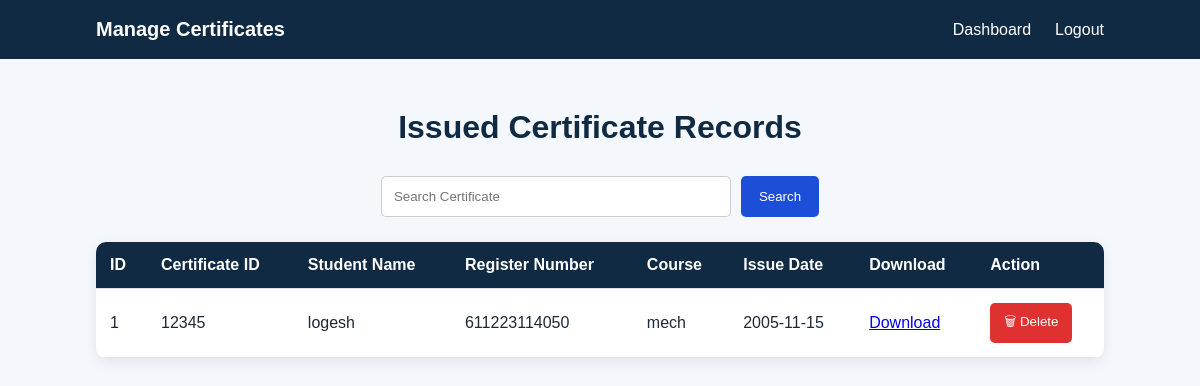
Before: /certificates (signed in) with the older database file.
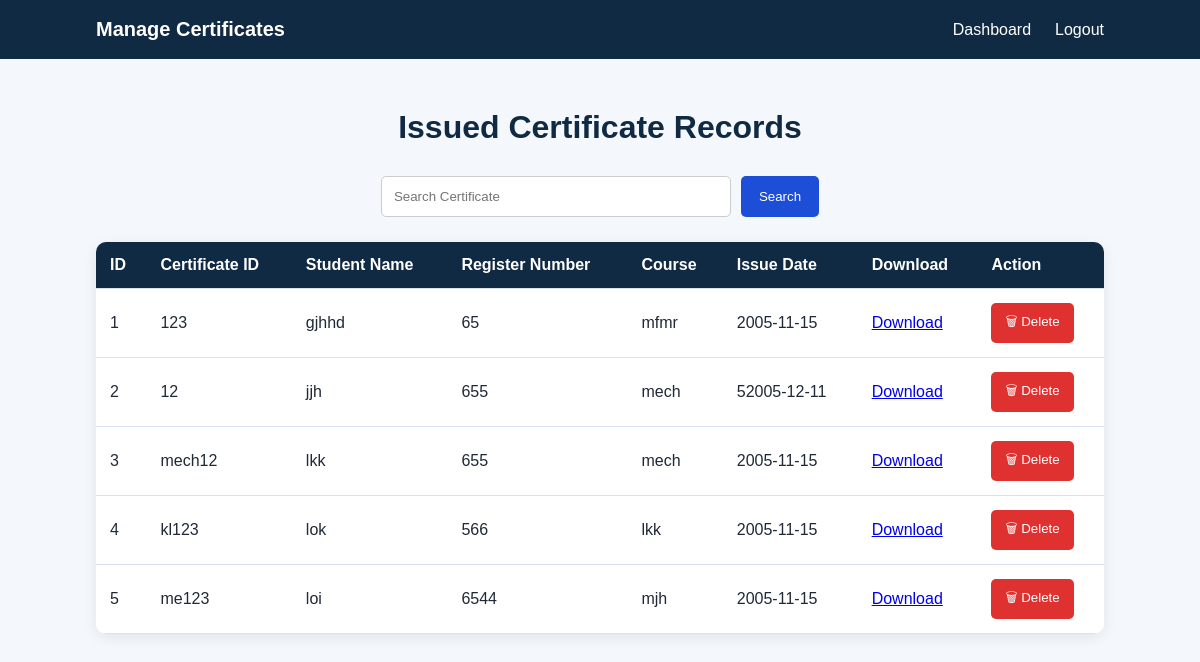
After: the same page with the newer database file.
### tables this page shows
CREATE TABLE certificates (
    id INTEGER PRIMARY KEY AUTOINCREMENT,
    admin_id INTEGER,
    certificate_id TEXT NOT NULL,
    student_name TEXT NOT NULL,
    register_number TEXT NOT NULL,
    course TEXT NOT NULL,
    institution TEXT NOT NULL,
    issue_date TEXT NOT NULL,
    file_name TEXT NOT NULL,
    qr_code TEXT NOT NULL,
    certificate_hash TEXT NOT NULL,
    previous_hash TEXT NOT NULL,
    block_hash TEXT NOT NULL,
    created_at TEXT NOT NULL,
    status TEXT NOT NULL DEFAULT 'VALID',
    revoked_at TEXT
);

### app.py (the view)
@app.route("/certificates")
def certificate_list():
    if "admin" not in session:
        return redirect(url_for("login"))
    search = request.args.get("search", "").strip()
    if search:
        certificates = search_certificates(
            search,
            session["admin_id"]
        )
    else:
        certificates = get_admin_certificates(
            session["admin_id"]
        )
    return render_template(
        "certificates.html",
        certificates=certificates,
        search=search
    )

### database.py (called while the page is built)
def get_connection():
    connection = sqlite3.connect(DATABASE_NAME)
    connection.row_factory = sqlite3.Row
    return connection

def get_admin_certificates(admin_id):
    connection = get_connection()
    cursor = connection.cursor()
    cursor.execute("""
        SELECT *,
               ROW_NUMBER() OVER (
                   PARTITION BY admin_id
                   ORDER BY id ASC
               ) AS display_id
        FROM certificates
        WHERE admin_id = ?
        ORDER BY id ASC
    """, (admin_id,))
    certificates = cursor.fetchall()
    connection.close()
    return certificates

### templates/certificates.html (shortened to what this page needs)
<!DOCTYPE html>
<html lang="en">
<head>
    <link
        rel="stylesheet"
        href="{{ url_for('static', filename='style.css') }}"
    >
</head>
<body>
<header class="navbar">
    <div class="logo">
        Manage Certificates
    </div>
    <nav>
        <a href="{{ url_for('dashboard') }}">Dashboard</a>
        <a href="{{ url_for('logout') }}">Logout</a>
    </nav>
</header>
<main class="blockchain-section">
    <h1>Issued Certificate Records</h1>
    <form
        action="{{ url_for('certificate_list') }}"
        method="GET"
        class="search-form"
    >
        <input
            type="text"
            name="search"
            placeholder="Search Certificate"
            value="{{ search }}"
        >
        <button
            type="submit"
            class="search-btn"
        >
            Search
        </button>
    </form>
    {% if certificates %}
    <div class="table-container">
        <table class="certificate-table">
            <thead>
                <tr>
                    <th>ID</th>
                    <th>Certificate ID</th>
                    <th>Student Name</th>
                    <th>Register Number</th>
                    <th>Course</th>
                    <th>Issue Date</th>
                    <th>Download</th>
                    <th>Action</th>
                </tr>
            </thead>
            <tbody>
                {% for certificate in certificates %}
                <tr>
                    <td>
                        {{ loop.index }}
                    </td>
                    <td>
                        {{ certificate["certificate_id"] }}
                    </td>
                    <td>
                        {{ certificate["student_name"] }}
                    </td>
                    <td>
                        {{ certificate["register_number"] }}
                    </td>
                    <td>
                        {{ certificate["course"] }}
                    </td>
                    <td>
                        {{ certificate["issue_date"] }}
                    </td>
                    <td>
                        <a href="{{ url_for(
                            'download_certificate',
                            admin_id=certificate['admin_id'],
                            certificate_id=certificate['certificate_id']
                        ) }}">
                            Download
                        </a>
                    </td>
                    <td>
                        <form
                            action="{{ url_for(
                                'delete_certificate_record',
                                certificate_id=certificate['certificate_id']
                            ) }}"
                            method="POST"
                            onsubmit="return confirm(
                                'Are you sure you want to delete this certificate?'
                            );"
                        >
                            <button
                                type="submit"
                                class="delete-btn"
                            >
                                🗑 Delete
                            </button>
                        </form>
                    </td>
                </tr>
                {% endfor %}
            </tbody>
        </table>
    </div>
    {% else %}
    <p class="empty-message">
        No certificates are available.
    </p>
    {% endif %}
</main>
</body>
</html>

Changed rows visible on the page:
removed certificates: certificate_id "12345", student_name "logesh", register_number "611223114050", course "mech", issue_date "2005-11-15"
added certificates: certificate_id "123", student_name "gjhhd", register_number "65", course "mfmr", issue_date "2005-11-15"
added certificates: certificate_id "12", student_name "jjh", register_number "655", course "mech", issue_date "52005-12-11"
added certificates: certificate_id "mech12", student_name "lkk", register_number "655", course "mech", issue_date "2005-11-15"
added certificates: certificate_id "kl123", student_name "lok", register_number "566", course "lkk", issue_date "2005-11-15"
added certificates: certificate_id "me123", student_name "loi", register_number "6544", course "mjh", issue_date "2005-11-15"
